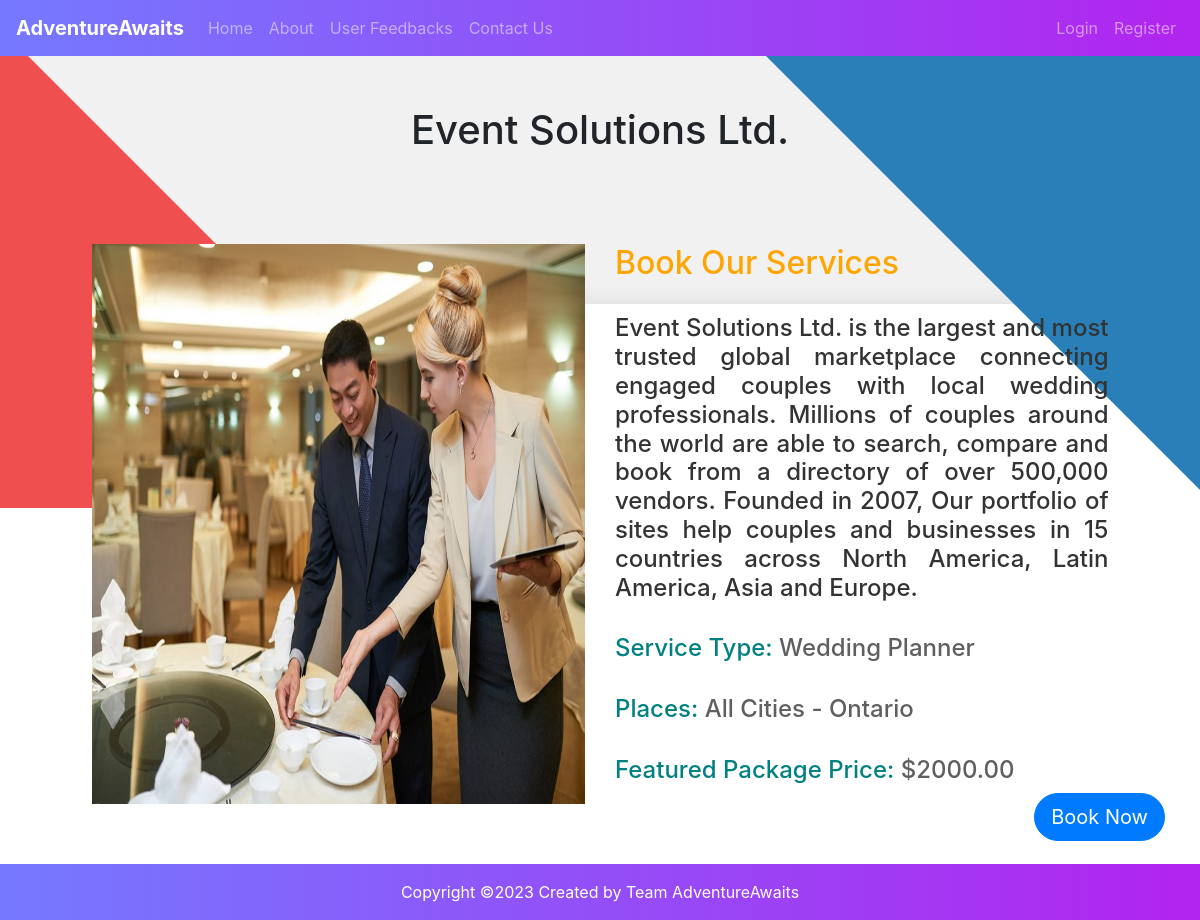
Screenshot of /service/3eeec314-4d67-4c71-bb93-dfd6e78d8ce8/ with the database file from the repository.
### bookingApp/models.py (models this page shows, shortened)
class Service(models.Model):
    SERVICE_TYPE_CHOICES = (
        ('photo', 'Photography'),
        ('video', 'Videography'),
        ('decor', 'Decoration'),
        ('catering', 'Catering'),
        ('music', 'Music DJ'),
        ('makeup', 'Makeup'),
        ('wedding_planner', 'Wedding Planner'),
        ('resort', 'Resort')
    )
    id = models.UUIDField(primary_key=True, default=uuid.uuid4, editable=False)
    title = models.CharField(max_length=122)
    service_type = models.CharField(max_length=20, choices=SERVICE_TYPE_CHOICES)
    header = models.CharField(max_length=122)
    desc = models.TextField()
    created_at = models.DateTimeField(auto_now_add=True)
    city = models.CharField(max_length=255, default='', blank=True)
    state = models.CharField(max_length=255, default='')
    featured_package_price = models.DecimalField(max_digits=10, decimal_places=2, default=0.0)
    organizer = models.CharField(max_length=122, default='')
    image = models.ImageField(upload_to='service_images/', blank=True, null=True)

### bookingApp/views.py (the view)
def service_detail(request, service_id):
    service = get_object_or_404(Service, id=service_id)
    return render(request, 'service_detail.html', {'service': service})

### templates/service_detail.html (shortened to what this page needs)
{% extends 'base.html' %}
{% block content %}
<body>
    <div class="body-container">
        <div class="text-center" >
        <h1>{{ service.title  }}</h1>
        </div>
      <div class="wrapper" >
      <div class="blue-tri"></div>
      <div class="row" style="margin-top: -10%;">
      <div class = "col-md-6" style="padding-left: 5%;">
          <div class="carousel-inner">
              <img src="{{ service.image.url }}" class="img-fluid" style="width:50vw;height:70vh;" >
          </div>
      </div>
     <div class="col-md-6" style="padding-right: 5%;">
    <h2 style="color: #FFA500;">Book Our Services</h2><br>
    <h4 style="text-align: justify; color: #333333;">{{ service.desc }}</h4><br>
         <h4><span style="color: #008080;">Service Type:</span> {{ service.header }}</h4><br>
         <h4><span style="color: #008080;">Places:</span> {{ service.city }} - {{ service.state }}</h4><br>
         <h4><span style="color: #008080;">Featured Package Price:</span> ${{ service.featured_package_price }}</h4><br><br>
     <div class="button-container">
         <button type="submit" class="btn btn-primary btn-lg rounded-pill">
         <a href="{% url 'book_service' service.id %}">Book Now</a>
         </button>
         </div>
     </div>
      </div>
      </div>
</div>
</body>
{% endblock %}

### templates/service_detail.html (style rules this page uses)
.body-container { background-color: #f1f1f1; padding-top: 50px; height: 100vh; overflow: hidden; }
.text-center { text-align: center; position: relative; z-index: 2; }
.wrapper { background-color: #fff; box-shadow: 0px 0px 20px rgba(0, 0, 0, 0.1); padding: 50px; position: relative; z-index: 1; margin-top: 150px; }
.carousel-inner { height: 70vh; }
h2 { color: #5f5f5f; font-size: 36px; margin-bottom: 30px; }
h4 { color: #5f5f5f; font-size: 18px; line-height: 30px; text-align: justify; }
.button-container { text-align: center; position: absolute; bottom: 0; right: 0; }
.btn-primary { background-color: #ef4f4f; border: none; padding: 0px 50px; font-size: 24px; color: #fff; transition: all 0.3s ease; border-radius: 50px; width:100%; }
.btn-primary a, .btn-primary:hover a { color: #fff; }
.red-tri, .blue-tri, .yellow-tri, .pink-tri { position: absolute; width: 0; height: 0; }
.blue-tri { border-left: 40vw solid transparent; border-right: 40vw solid transparent; border-top: 60vh solid #2980b9; right: -40vw; top: -32vh; overflow: hidden; }

### rows the page displays
Service: title "Event Solutions Ltd.", image (picture), desc "Event Solutions Ltd. is the largest and most trusted global marketplace connecting engaged couples with local wedding professionals. Millions of couples around the world are able to search, compare and book from a directory of over 500,000 vendors. Founded in 2007, Our portfolio of sites help couples and businesses in 15 countries across North America, Latin America, Asia and Europe.", header "Wedding Planner", city "All Cities", state "Ontario", featured_package_price "2000.00"
